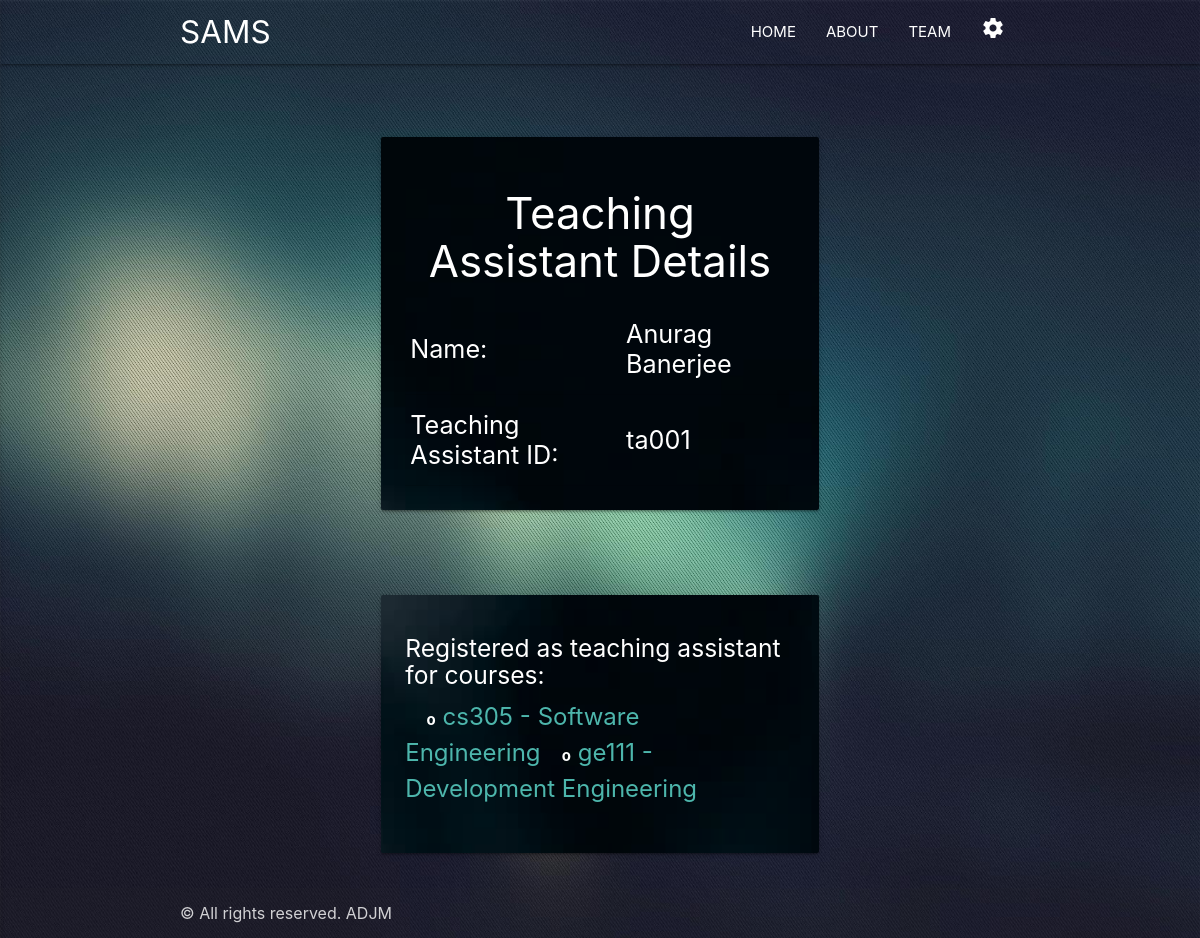
The page /accounts/profile/ (signed in) on the database its author committed.
### database_manager/models.py (models this page shows, shortened)
class User(AbstractBaseUser, PermissionsMixin):
    username_validator = UnicodeUsernameValidator()
    first_name = models.CharField(_('first name'), max_length=30, blank=True)
    last_name = models.CharField(_('last name'), max_length=150, blank=True)
    email = models.EmailField(_('email address'), unique=True)
    is_staff = models.BooleanField(
        _('staff status'),
        default=False,
        help_text=_('Designates whether the user can log into this admin site.'),
    )
    is_active = models.BooleanField(
        _('active'),
        default=True,
        help_text=_(
            'Designates whether this user should be treated as active. '
            'Unselect this instead of deleting accounts.'
        ),
    )
    date_joined = models.DateTimeField(_('date joined'), default=timezone.now)
    objects = UserManager()
    EMAIL_FIELD = 'email'
    USERNAME_FIELD = 'email'
    REQUIRED_FIELDS = []
    class Meta:
        verbose_name = _('user')
        verbose_name_plural = _('users')
    def get_full_name(self):
        full_name = '%s %s' % (self.first_name, self.last_name)
        return full_name.strip()

class TeachingAssistant(models.Model):
    class_event_coordinator = models.OneToOneField(ClassEventCoordinator, on_delete=models.CASCADE)
    teaching_assistant_id = models.CharField(max_length=15, unique=True)

class Course(models.Model):
    name = models.CharField(max_length=80)
    code = models.CharField(max_length=10, unique=True)
    relative_attendance_for_one_lecture = models.IntegerField()
    relative_attendance_for_one_tutorial = models.IntegerField()
    relative_attendance_for_one_practical = models.IntegerField()
    instructors = models.ManyToManyField(Instructor)
    teaching_assistants = models.ManyToManyField(TeachingAssistant, blank=True)
    registered_students = models.ManyToManyField(Student)
    acad_year_start = models.IntegerField(editable=False)
    acad_year_end = models.IntegerField(editable=False)
    semester = models.IntegerField(editable=False)
    total_lectures_held = models.IntegerField(default=0, editable=False)
    total_tutorials_held = models.IntegerField(default=0, editable=False)
    total_practicals_held = models.IntegerField(default=0, editable=False)
    def __str__(self):
        return str(self.code) + ' - ' + str(self.name)

### registration/views.py (the view)
# urls.py: path('accounts/profile/', views.profile, name='profile'),
def profile(request):
    is_admin = hasattr(request.user, 'admin')
    is_student = hasattr(request.user, 'student')
    is_classeventcoordinator = hasattr(request.user, 'classeventcoordinator')
    if is_classeventcoordinator:
        is_instructor = hasattr(request.user.classeventcoordinator, 'instructor')
        is_teachingassistant = hasattr(request.user.classeventcoordinator, 'teachingassistant')
    else:
        is_instructor = False
        is_teachingassistant = False
    if is_student:
        registered_student_for_courses = request.user.student.course_set.all()
    else:
        registered_student_for_courses = Course.objects.none()
    if is_instructor:
        instructor_for_courses = request.user.classeventcoordinator.instructor.course_set.all()
    else:
        instructor_for_courses = Course.objects.none()
    if is_teachingassistant:
        teaching_assistant_for_courses = request.user.classeventcoordinator.teachingassistant.course_set.all()
    else:
        teaching_assistant_for_courses = Course.objects.none()
    context = {
        'is_admin': is_admin,
        'is_student': is_student,
        'is_classeventcoordinator': is_classeventcoordinator,
        'is_instructor': is_instructor,
        'is_teachingassistant': is_teachingassistant,
        'registered_student_for_courses': registered_student_for_courses,
        'instructor_for_courses': instructor_for_courses,
        'teaching_assistant_for_courses': teaching_assistant_for_courses
    }
    return render(request, 'profile.html', context)

### registration/templates/profile.html (shortened to what this page needs)
{% extends 'base_generic.html' %} {% load static %} {% load widget_tweaks %} {% block content %}
 {% if is_teachingassistant %}
<div>
    <div class="row">
        <div class="col l6 offset-l3 m8 offset-m2 s12">
            <div class="card-panel hoverable back-image-class" style="margin-top: 50px; margin-left: 70px; margin-right: 70px;">
                <div class="card-content white-text">
                    <h3 class="center">Teaching Assistant Details</h3>
                    <table class="responsive-table white-text flow-text">
                        <tr>
                            <td>Name:</td>
                            <td> {{ request.user.get_full_name }}</td>
                        </tr>
                        <tr>
                            <td>Teaching Assistant ID:</td>
                            <td> {{ request.user.classeventcoordinator.teachingassistant.teaching_assistant_id }}</td>
                        </tr>
                    </table>
                </div>
            </div>
        </div>
    </div>
    <div class="row">
        <div class="col l6 offset-l3 m8 offset-m2 s12">
            <div class="card-panel hoverable back-image-class" style="margin-top: 50px; margin-left: 70px; margin-right: 70px;">
                <div class="card-content white-text">
                    <table class="responsive-table">
                        <thead>
                            <h5>Registered as teaching assistant for courses:</h5>
                        </thead>
                        <tbody>
                            {% for course in teaching_assistant_for_courses %}
                            <tr><b>&nbsp;&nbsp;&nbsp;&nbsp;&nbsp;&nbsp;o</b><a href="{% url 'view_course_attendance_details' course_id=course.id %}" style="font-size: x-large;" class="teal-text text-lighten-2 tooltipped" data-tooltip="Click to View attendance"
                                    data-position="right">&nbsp;{{ course }}</a></tr>
                            {% endfor %}
                        </tbody>
                    </table>
                    <br>
                </div>
            </div>
        </div>
    </div>
</div>
{% endif %}
{% endblock %}

### rows shown on the page
User: user.get_full_name "Anurag Banerjee", user.classeventcoordinator.teachingassistant.teaching_assistant_id "ta001"
Course: code+name "cs305 - Software Engineering"
Course: code+name "ge111 - Development Engineering"
